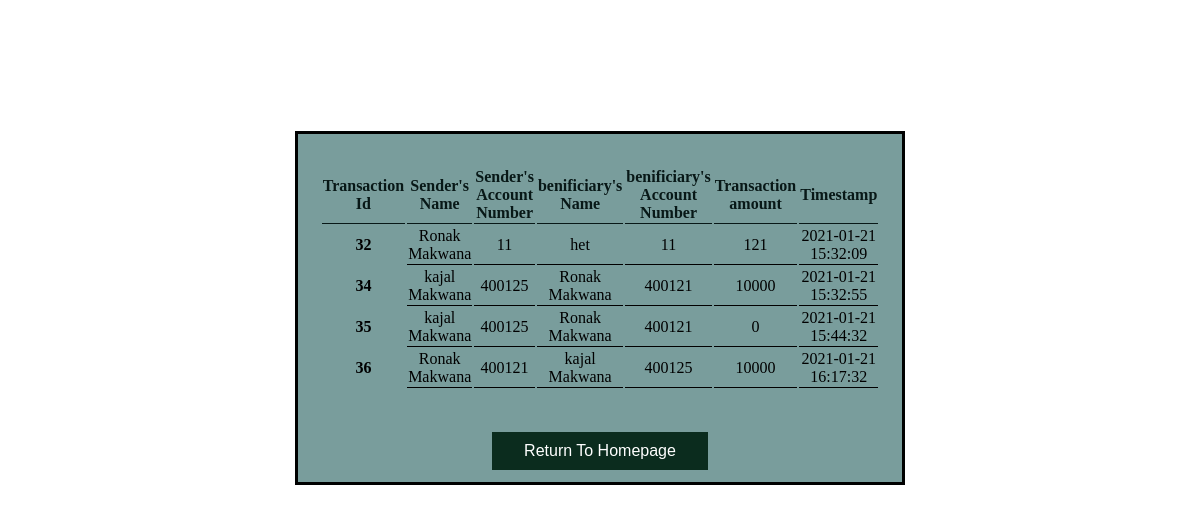
/TransactionDetails.php, run on the app's committed database.
### tables this page shows
CREATE TABLE `transactions_details` (
  `tid` int(11) NOT NULL,
  `sender_name` varchar(30) NOT NULL,
  `sender_accno` int(11) NOT NULL,
  `receiver_name` varchar(30) NOT NULL,
  `receiver_accno` int(11) NOT NULL,
  `amount` int(11) NOT NULL,
  `timestamp` datetime NOT NULL DEFAULT current_timestamp()
);

### TransactionDetails.php (the view, shortened to what this page needs)
<?php
$servername = "localhost";
$username = "root";
$password = "";
$database = "bankingsystem_tsfinternship";
$conn = mysqli_connect($servername,$username,$password,$database);
?>
    <!DOCTYPE html>
    <html lang="en">
    <head>
        <link rel="stylesheet" href="CSS/transactionDetails.css">
    </head>
    <body>
        <h2 class="h2">Transaction Records</h2>
        <br>
        <div>
            <div class="container">
            <table class="table" >
                <thead>
                    <tr>
                        <th scope="col" class="th tr trb">Transaction Id</th>
                        <th scope="col"class="th tr trb">Sender's Name</th>
                        <th scope="col"class="th tr trb">Sender's Account Number</th>
                        <th scope="col"class="th tr trb">benificiary's Name</th>
                        <th scope="col"class="th tr trb">benificiary's Account Number</th>
                        <th scope="col"class="th tr trb">Transaction amount</th>
                        <th scope="col"class="th tr trb">Timestamp</th>
                    </tr>
                </thead>
                <tbody>
                <?php
                    $sql = "SELECT * FROM `transactions_details`";
                    $result = mysqli_query($conn,$sql);
                    while($row = mysqli_fetch_assoc($result)){
                        echo '<tr>
                        <th scope="row" class="tr">'. $row['tid']. '</th>
                        <td class="tr trb">'. $row['sender_name'] . '</td>
                        <td class="tr trb">'. $row['sender_accno'] . '</td>
                        <td class="tr trb">'. $row['receiver_name'] . '</td>
                        <td class="tr trb">'. $row['receiver_accno'] . '</td>
                        <td class="tr trb">'. $row['amount'] . '</td>
                        <td class="tr trb">'. $row['timestamp'] . '</td>
                        </tr>';
                    }
                ?>
                </tbody>
            </table>
            <div class="container2">
            <form method="POST" action="index.php">
                    <input type="submit" value="Return To Homepage" id="button">
            </form>
            </div>
            </div>
        </div>
    </body>
    </html>

### CSS/transactionDetails.css (style rules this page uses)
body, html { height: 100%; }
body { background-image: url('https://mcdn.wallpapersafari.com/medium/68/93/hSEvPY.jpg'); background-repeat: no-repeat; background-position: center; background-size: cover; }
.h2 { font-size: 40px; text-align: center; color: #ffffff; font-weight: 900; }
.tr { height: 30px; text-align: center; }
.trb { border-bottom: solid 1px; }
.th { height: 40px; color: #081817; font-weight: 900; }
.table { margin: 0 auto; width: 50%; padding: 5% 2%; }
.container { margin: 0 auto; width: 51%; background-color: #2863609f; border: solid; }
.container2 { text-align: center; }
#button { background-color: #0b2c1e; margin: 2% auto; border: none; color: white; padding: 10px 32px; text-align: center; text-decoration: none; font-size: 16px; }

### data on the page
transactions_details: tid "32", sender_name "Ronak Makwana", sender_accno "11", receiver_name "het", receiver_accno "11", amount "121", timestamp "2021-01-21 15:32:09"
transactions_details: tid "34", sender_name "kajal Makwana", sender_accno "400125", receiver_name "Ronak Makwana", receiver_accno "400121", amount "10000", timestamp "2021-01-21 15:32:55"
transactions_details: tid "35", sender_name "kajal Makwana", sender_accno "400125", receiver_name "Ronak Makwana", receiver_accno "400121", amount "0", timestamp "2021-01-21 15:44:32"
transactions_details: tid "36", sender_name "Ronak Makwana", sender_accno "400121", receiver_name "kajal Makwana", receiver_accno "400125", amount "10000", timestamp "2021-01-21 16:17:32"
